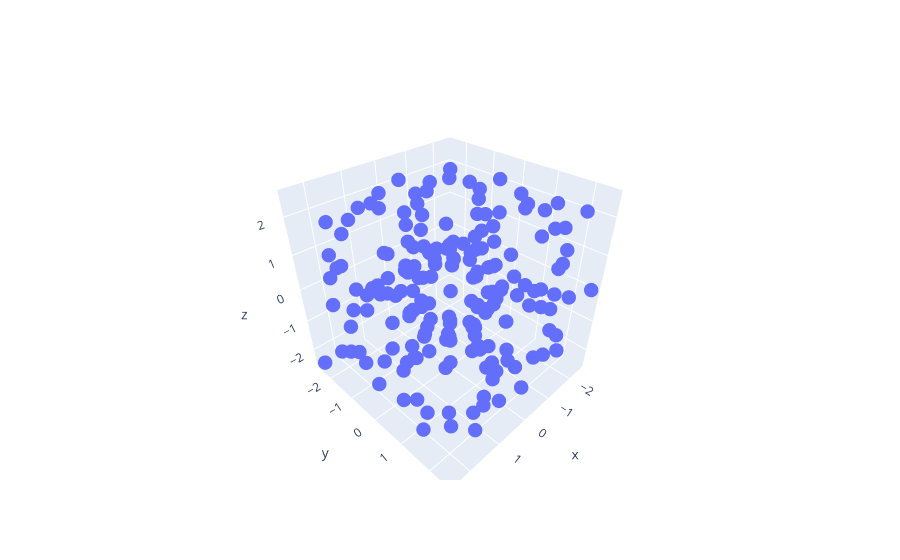

Write notebook code for a chart like this one.
### Markdown cell above
### 2.1 Quench し、表示する。

### Code cell
from graphenestudio.quench import quench_particles
import plotly.graph_objects as go

r_quenched = quench_particles(r, cell, pot, dpot)
x_quenched = r_quenched @ cell


# mode='makers'を指定しないと点の間に線が引かれる
fig = go.Figure(
    data=[
        # go.Scatter3d(
        #     x=x[:, 0],
        #     y=x[:, 1],
        #     z=x[:, 2],
        #     mode="markers",
        #     marker=dict(
        #         size=6,
        #         # color=point_sum,
        #         colorscale="Viridis",
        #         # symbol=result_symbol
        #     ),
        # ),
        go.Scatter3d(
            x=x_quenched[:, 0],
            y=x_quenched[:, 1],
            z=x_quenched[:, 2],
            mode="markers",
            marker=dict(
                size=5,
                # color=point_sum,
                colorscale="Viridis",
                # symbol=result_symbol
            ),
        ),
    ]
)
fig.show()

### Figure 1 — Plotly figure (JSON) as saved in the notebook; plotly's stock layout.template omitted (floating-point values rounded to 4 significant figures; data arrays with more than 128 entries replaced by an {"elided": "..."} marker saying what was removed)
{"data": [{"marker": {"colorscale": [[0, "#440154"], [0.1111, "#482878"], [0.2222, "#3e4989"], [0.3333, "#31688e"], [0.4444, "#26828e"], [0.5556, "#1f9e89"], [0.6667, "#35b779"], [0.7778, "#6ece58"], [0.8889, "#b5de2b"], [1, "#fde725"]], "size": 5}, "mode": "markers", "type": "scatter3d", "x": {"elided": "192 float values"}, "y": {"elided": "192 float values"}, "z": {"elided": "192 float values"}}], "layout": {}}
